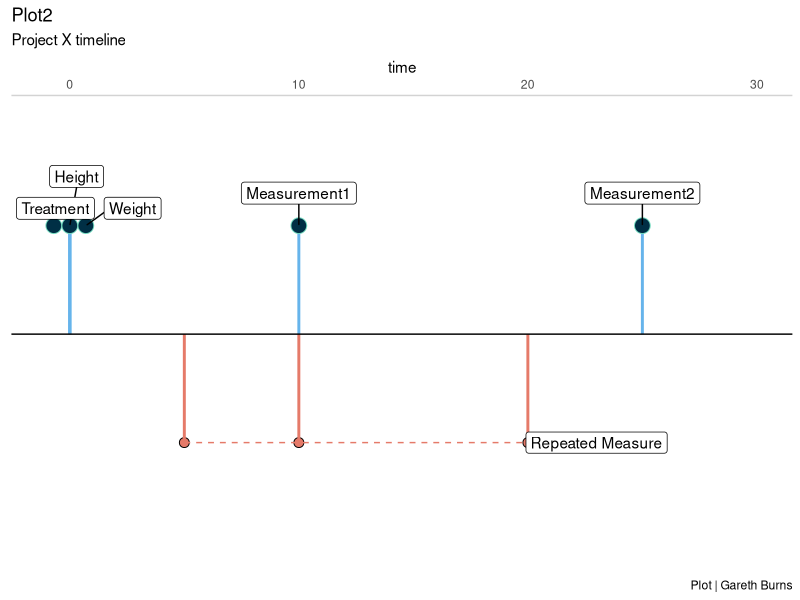

Source code (R):
# Title: Plot 2
# Author: Gareth Burns
# Creation Date: 05/03/2024
# Description: Lollipop above and below

# Load Libraries ----------------------------------------------------------

library(ggplot2)
library(ggrepel)

data1 <- data.frame(
  time = c(-0.7, 0, 0.7, 10, 25),
  time_line = c(0, 0, 0, 10, 25),
  position = c(1, 1, 1, 1, 1),
  label = c(
    "Treatment",
    "Height",
    "Weight",
    "Measurement1",
    "Measurement2"
  )
)

repeatedMeasure <- data.frame(
  time = c(5, 10, 20),
  position = c(-1,-1,-1),
  label = "Repeated Measure",
  event = c(1, 2, 3)
)



ggplot(data = data1, aes(x = time, y = position)) +
  geom_point(
    data = repeatedMeasure,
    aes(x = time, y = position),
    fill = "#e57a69",
    shape = 21,
    size = 3,
    inherit.aes = FALSE
  ) +
  geom_line(
    data = repeatedMeasure,
    aes(x = time, y = position),
    colour = "#e57a69",
    linetype = "dashed",
    inherit.aes = FALSE
  ) +
  geom_segment(
    data = repeatedMeasure,
    aes(x = time, xend = time, yend = 0),
    colour = "#e57a69",
    linewidth = 1
  ) +
  geom_segment(
    aes(x = time_line, xend = time_line, yend = 0),
    colour = "#66b4eb",
    linewidth = 1
  ) +
  geom_label(data = repeatedMeasure[which.max(repeatedMeasure$time),], aes(label = label), nudge_x = 3.0) +
  geom_point(
    size = 5,
    colour = "#73dabf",
    fill = "#002f45",
    shape = 21
  ) +
  geom_label_repel(aes(label = label), nudge_y = 0.3) +
  scale_y_continuous(limits = c(-2, 2)) +
  scale_x_continuous(limits = c(-1, 30), position = "top") +
  geom_hline(yintercept = 0) +
  ggtitle(label = "Plot2",
          subtitle = "Project X timeline") +
  labs(caption = "Plot | Gareth Burns") +
  theme_minimal() +
  theme(
    axis.title.y = element_blank(),
    axis.ticks.y = element_blank(),
    axis.text.y = element_blank(),
    axis.line.x = element_line(colour = "lightgrey"),
    panel.grid.major = element_blank(),
    panel.grid.minor = element_blank()
  )
